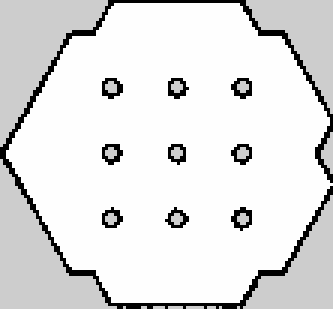
#> input picture src/dynamic_slam/maps/static.pgm, 111 x 103 px (shown 3 times larger)
$ python evaluate_maps.py
#> lines starting #> are read from the running program, lines starting #| are printed output that depends on the picture
#!/usr/bin/env python3

import cv2
import numpy as np
from skimage.metrics import structural_similarity as ssim
import os
from ament_index_python.packages import get_package_share_directory
from scipy.spatial import cKDTree

def load_map(map_path):
    image = cv2.imread(map_path, cv2.IMREAD_GRAYSCALE)
    if image is None:
        raise FileNotFoundError(f"Could not load map: {map_path}")
    return image


def normalized_nearest_cell_error(gt_map, test_map):
    gt_occ = np.where(gt_map < 50)
    test_occ = np.where(test_map < 50)

    if len(gt_occ[0]) == 0 or len(test_occ[0]) == 0:
        return float('inf')

    gt_points = np.array(list(zip(gt_occ[1], gt_occ[0])))
    test_points = np.array(list(zip(test_occ[1], test_occ[0])))

    tree = cKDTree(test_points)
    distances, _ = tree.query(gt_points)
    return np.mean(distances)

def main():
    script_dir = os.path.dirname(os.path.realpath(__file__))

    gt_map_path   = os.path.join(script_dir, "static.pgm")
    test_map_path = os.path.join(script_dir, "map.pgm")

    gt = load_map(gt_map_path)
#> in load_map, image is the input picture: shape (103, 111); min 0, max 254, mean 224.6
    test = load_map(test_map_path)
#> call 2 of load_map, with map_path = 'src/dynamic_slam/maps/map.pgm'
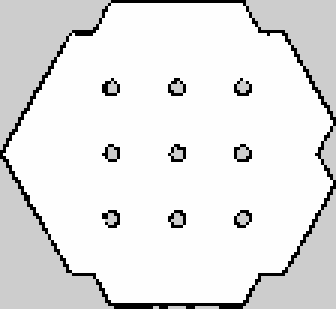
#> input picture src/dynamic_slam/maps/map.pgm, 112 x 103 px (shown 3 times larger)
#> in load_map, image is the input picture: shape (103, 112); min 0, max 254, mean 228.7

    if gt.shape != test.shape:
        test = cv2.resize(test, (gt.shape[1], gt.shape[0]))
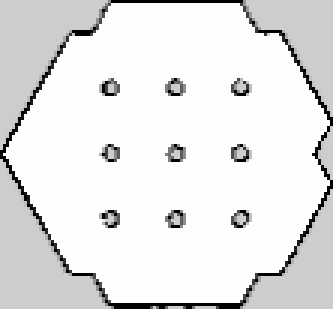
#> test: shape (103, 111) (shown 3 times larger); min 0, max 254, mean 228.7

    sim_score, _ = ssim(gt, test, full=True)
#> sim_score = 0.872
    ne_score = normalized_nearest_cell_error(gt, test)
#> in normalized_nearest_cell_error, `gt_occ = np.where(gt_map < 50)`: gt_occ = 777 positions, rows 0 to 102, columns 0 to 110
#> in normalized_nearest_cell_error, `test_occ = np.where(test_map < 50)`: test_occ = 443 positions, rows 0 to 102, columns 0 to 110
#> in normalized_nearest_cell_error, `gt_points = np.array(list(zip(gt_occ[1], gt_occ[0])))`: gt_points = 777 pairs, first value 0 to 110, second value 0 to 102
#> in normalized_nearest_cell_error, `test_points = np.array(list(zip(test_occ[1], test_occ[0])))`: test_points = 443 pairs, first value 0 to 110, second value 0 to 102
#> in normalized_nearest_cell_error, `distances, _ = tree.query(gt_points)`: distances = 777 values, max 4.47 at index 180, min 0 at index 1, mean 0.692
#> ne_score = 0.692

    print(f"SSIM: {sim_score:.4f}")
#| SSIM: 0.8720
    print(f"Normalized NE: {ne_score:.2f} px")
#| Normalized NE: 0.69 px

if __name__ == "__main__":
    main()
